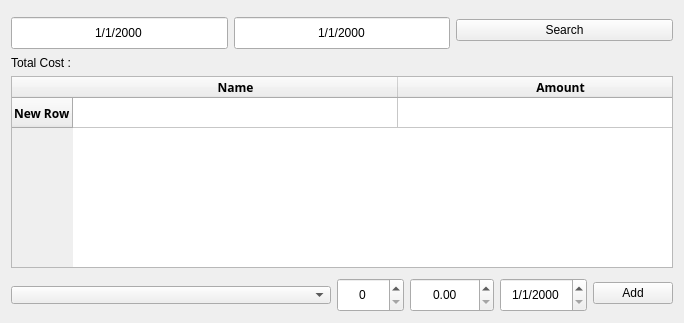
         <widget class="QWidget" name="tab_7">
          <property name="layoutDirection">
           <enum>Qt::LeftToRight</enum>
          </property>
          <property name="styleSheet">
           <string notr="true"/>
          </property>
          <attribute name="title">
           <string>Foods</string>
          </attribute>
          <layout class="QGridLayout" name="gridLayout_19">
           <item row="2" column="0">
            <widget class="QTableWidget" name="tableWidget_7">
             <property name="font">
              <font>
               <family>Segoe UI Black</family>
               <pointsize>9</pointsize>
               <weight>75</weight>
               <italic>false</italic>
               <bold>true</bold>
              </font>
             </property>
             <property name="verticalScrollBarPolicy">
              <enum>Qt::ScrollBarAsNeeded</enum>
             </property>
             <property name="horizontalScrollBarPolicy">
              <enum>Qt::ScrollBarAlwaysOff</enum>
             </property>
             <property name="editTriggers">
              <set>QAbstractItemView::NoEditTriggers</set>
             </property>
             <property name="selectionBehavior">
              <enum>QAbstractItemView::SelectRows</enum>
             </property>
             <attribute name="horizontalHeaderDefaultSectionSize">
              <number>325</number>
             </attribute>
             <row>
              <property name="text">
               <string>New Row</string>
              </property>
             </row>
             <column>
              <property name="text">
               <string>Name</string>
              </property>
             </column>
             <column>
              <property name="text">
               <string>Amount</string>
              </property>
             </column>
             <column>
              <property name="text">
               <string>Cost</string>
              </property>
             </column>
             <column>
              <property name="text">
               <string>Date</string>
              </property>
             </column>
            </widget>
           </item>
           <item row="0" column="0">
            <layout class="QHBoxLayout" name="horizontalLayout_10">
             <item>
              <widget class="QDateEdit" name="dateEdit_5">
               <property name="styleSheet">
                <string notr="true">min-height : 28px;
margin-top : 5px</string>
               </property>
               <property name="alignment">
                <set>Qt::AlignCenter</set>
               </property>
               <property name="buttonSymbols">
                <enum>QAbstractSpinBox::NoButtons</enum>
               </property>
               <property name="displayFormat">
                <string>d/M/yyyy</string>
               </property>
              </widget>
             </item>
             <item>
              <widget class="QDateEdit" name="dateEdit_6">
               <property name="styleSheet">
                <string notr="true">min-height : 28px;
margin-top : 5px</string>
               </property>
               <property name="alignment">
                <set>Qt::AlignCenter</set>
               </property>
               <property name="buttonSymbols">
                <enum>QAbstractSpinBox::NoButtons</enum>
               </property>
               <property name="displayFormat">
                <string>d/M/yyyy</string>
               </property>
              </widget>
             </item>
             <item>
              <widget class="QPushButton" name="pushButton_6">
               <property name="cursor">
                <cursorShape>PointingHandCursor</cursorShape>
               </property>
               <property name="text">
                <string>Search</string>
               </property>
              </widget>
             </item>
            </layout>
           </item>
           <item row="3" column="0">
            <layout class="QHBoxLayout" name="horizontalLayout_11">
             <item>
              <widget class="QComboBox" name="comboBox_3">
               <property name="styleSheet">
                <string notr="true">min-width:300px;
margin-top : 4px</string>
               </property>
              </widget>
             </item>
             <item>
              <widget class="QSpinBox" name="spinBox_2">
               <property name="styleSheet">
                <string notr="true">height : 28px;
margin-top : 4px</string>
               </property>
               <property name="alignment">
                <set>Qt::AlignCenter</set>
               </property>
               <property name="maximum">
                <number>1000000</number>
               </property>
              </widget>
             </item>
             <item>
              <widget class="QDoubleSpinBox" name="doubleSpinBox_2">
               <property name="styleSheet">
                <string notr="true">height : 28px;
margin-top : 4px</string>
               </property>
               <property name="alignment">
                <set>Qt::AlignCenter</set>
               </property>
               <property name="maximum">
                <double>1000000.000000000000000</double>
               </property>
              </widget>
             </item>
             <item>
              <widget class="QDateEdit" name="dateEdit_11">
               <property name="styleSheet">
                <string notr="true">height : 28px;
margin-top : 4px</string>
               </property>
               <property name="alignment">
                <set>Qt::AlignCenter</set>
               </property>
               <property name="displayFormat">
                <string>d/M/yyyy</string>
               </property>
              </widget>
             </item>
             <item>
              <widget class="QPushButton" name="pushButton_7">
               <property name="cursor">
                <cursorShape>PointingHandCursor</cursorShape>
               </property>
               <property name="text">
                <string>Add</string>
               </property>
              </widget>
             </item>
            </layout>
           </item>
           <item row="1" column="0">
            <widget class="QLabel" name="label_12">
             <property name="text">
              <string>Total Cost :</string>
             </property>
            </widget>
           </item>
          </layout>
         </widget>
